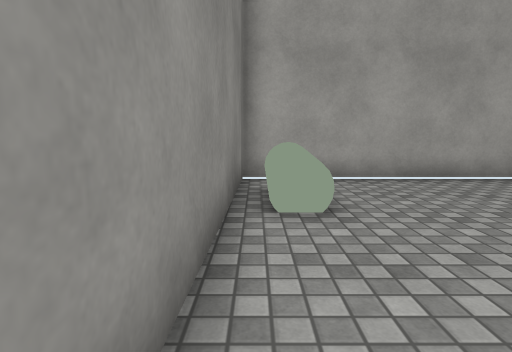
[1] (above)

14 first-person views from a walk through a 3-D level made in the Unity game engine. The camera is 1.2 m above the floor, tilts 8° down and sees 80° across. The floor is counted in squares, 1 m on a side. Each view is taken from the middle of a square. On the plan, view 1 faces up. The plan holds only what a view shows up to about 13 squares ahead; the rest is blank. The place goes on beyond the plan. The player character is not drawn. Door leaves are left out, so doorways stand open. Surface patterns are stand-ins for the level's own textures.

[2]
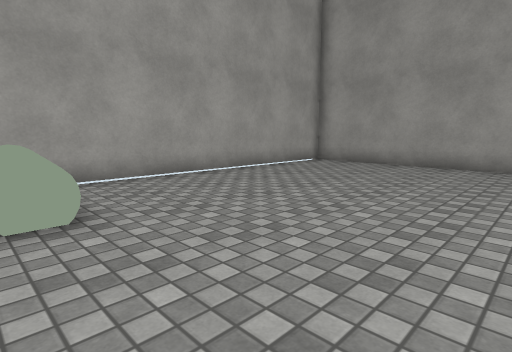

[3]
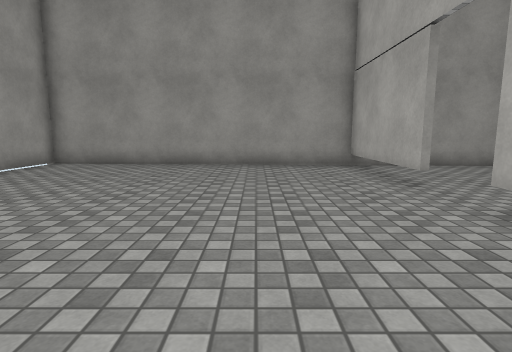

[4]
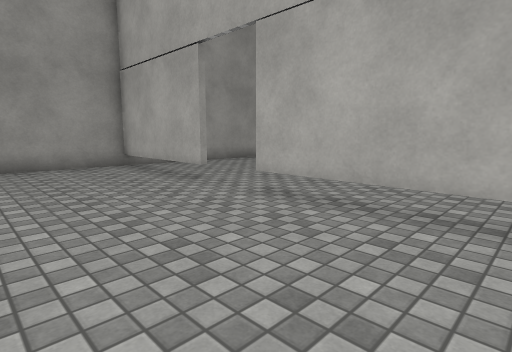

[5]
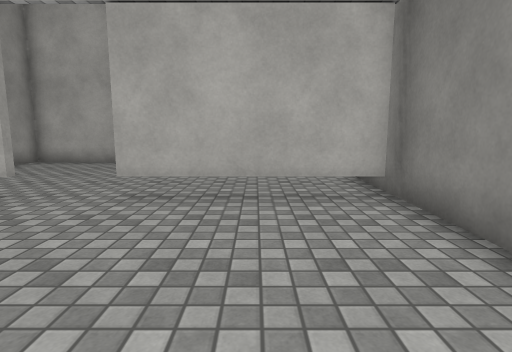

[6]
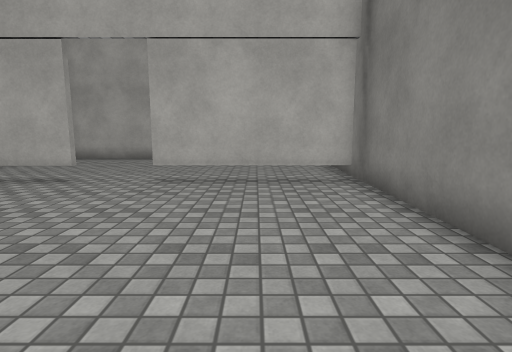

[7]
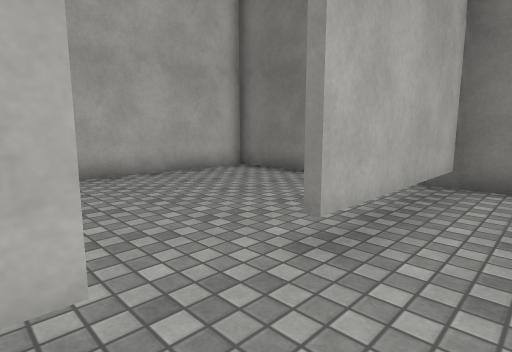

[8]
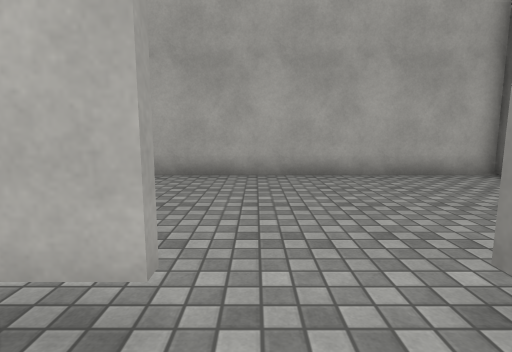

[9]
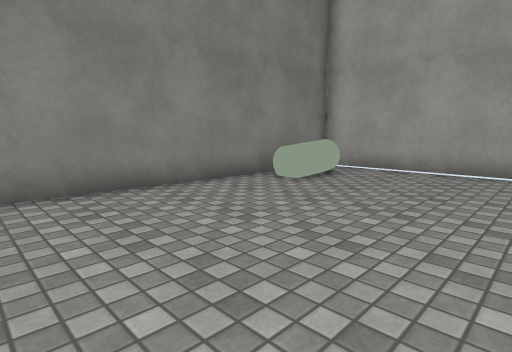

[10]
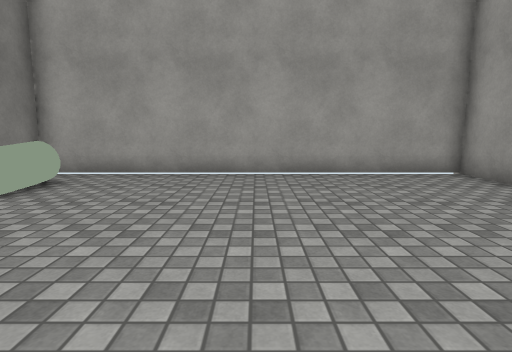

[11]
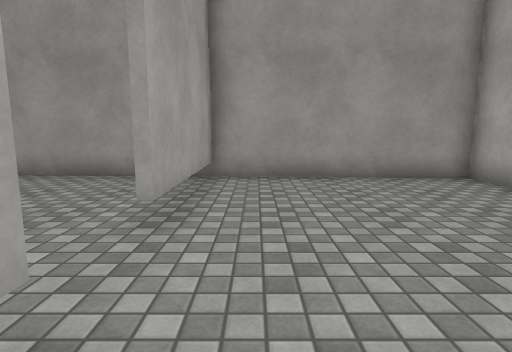

[12]
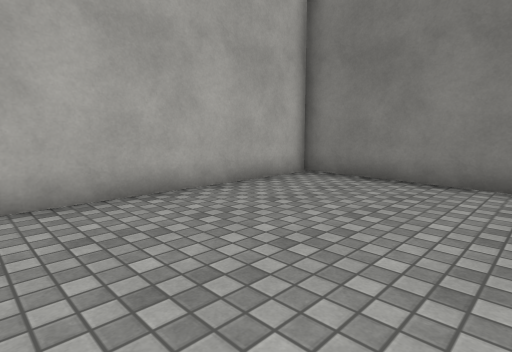

[13]
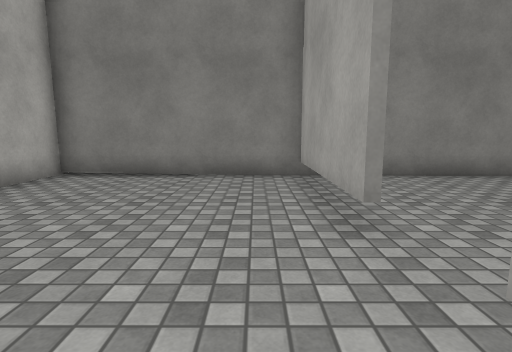

[14]
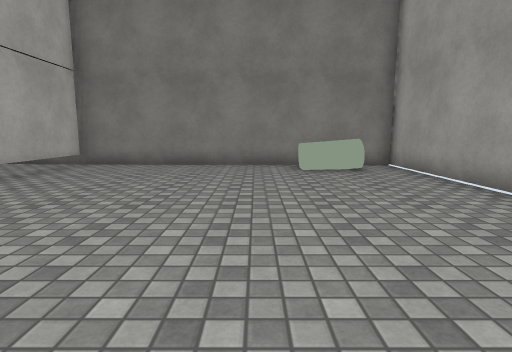

### Floor plan
Key: @ floor where view 1 was taken; # wall or solid block; . floor; D open door; T thing the floor can be seen under or through; O other object.
Columns run from 1 left of view 1 to 12 right of it. Each row starts with its distance up from view 1.
  8 ##############
  7 ##...........#
  6 #OO..........#
  5 #OO..........#
  4 #............#
  3 #............#
  2 #............#
  1 #............#
  0 #@...........#
 -1 #............#
 -2 #............#
 -3 #.....DD.....#
 -4 #TTTTTDDTTTTT#
 -5 #............#
 -6 #...........##
 -7 #...........#
 -8 #...........#
 -9 #...........#
-10 #...........#
-11 #############

Where each view was taken, in squares from view 1:
view 1: 0 up, 0 right, facing up
view 2: 0 up, 0 right, facing up-right
view 3: 0 up, 0 right, facing right
view 4: 1 up, 0 right, facing down-right
view 5: 2 up, 2 right, facing down
view 6: 4 up, 2 right, facing down
view 7: 2 down, 7 right, facing down-left
view 8: 2 down, 6 right, facing down
view 9: 2 down, 6 right, facing up-left
view 10: 1 down, 6 right, facing up
view 11: 5 down, 3 right, facing right
view 12: 5 down, 7 right, facing down-left
view 13: 5 down, 8 right, facing left
view 14: 3 up, 11 right, facing left
